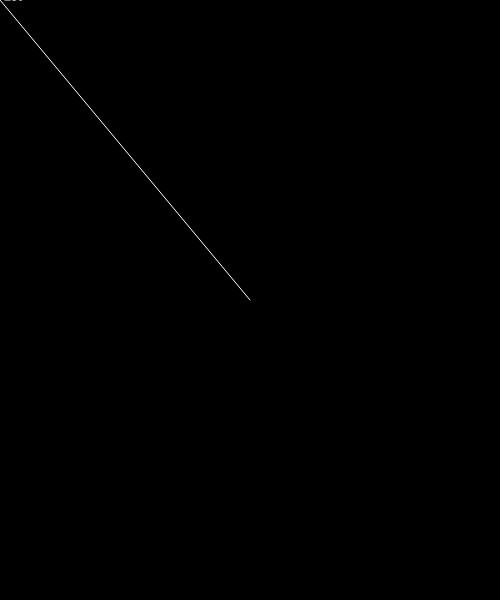
Frame 1 (no input)
Frame 60 (no input): identical to frame 1, image omitted
Frame 120 (the mouse pressed at the canvas centre since frame 60): blank canvas, image omitted

The p5.js sketch that drew this single still picture (run headless with seeded random() and noise() and a simulated clock; from frame 60 on, the mouse is pressed at the canvas centre):

// p5.js sketch
// ── sketch.js
// IMA NYU Shanghai
// the Nature of Code
// MOQN
// Mar 16 2017


function setup() {
  createCanvas(500, 600);
  background(0);
  fill(255);
  stroke(255);
}


function draw() {
  background(0);

  var centerVector = createVector(width / 2, height / 2);
  var mouseVector = createVector(mouseX, mouseY);
  
  var vector = p5.Vector.sub(mouseVector,centerVector);
  var angle = round(degrees(vector.heading()));
  
  line(centerVector.x, centerVector.y, mouseVector.x, mouseVector.y);
  text(angle, mouseVector.x, mouseVector.y);
}
